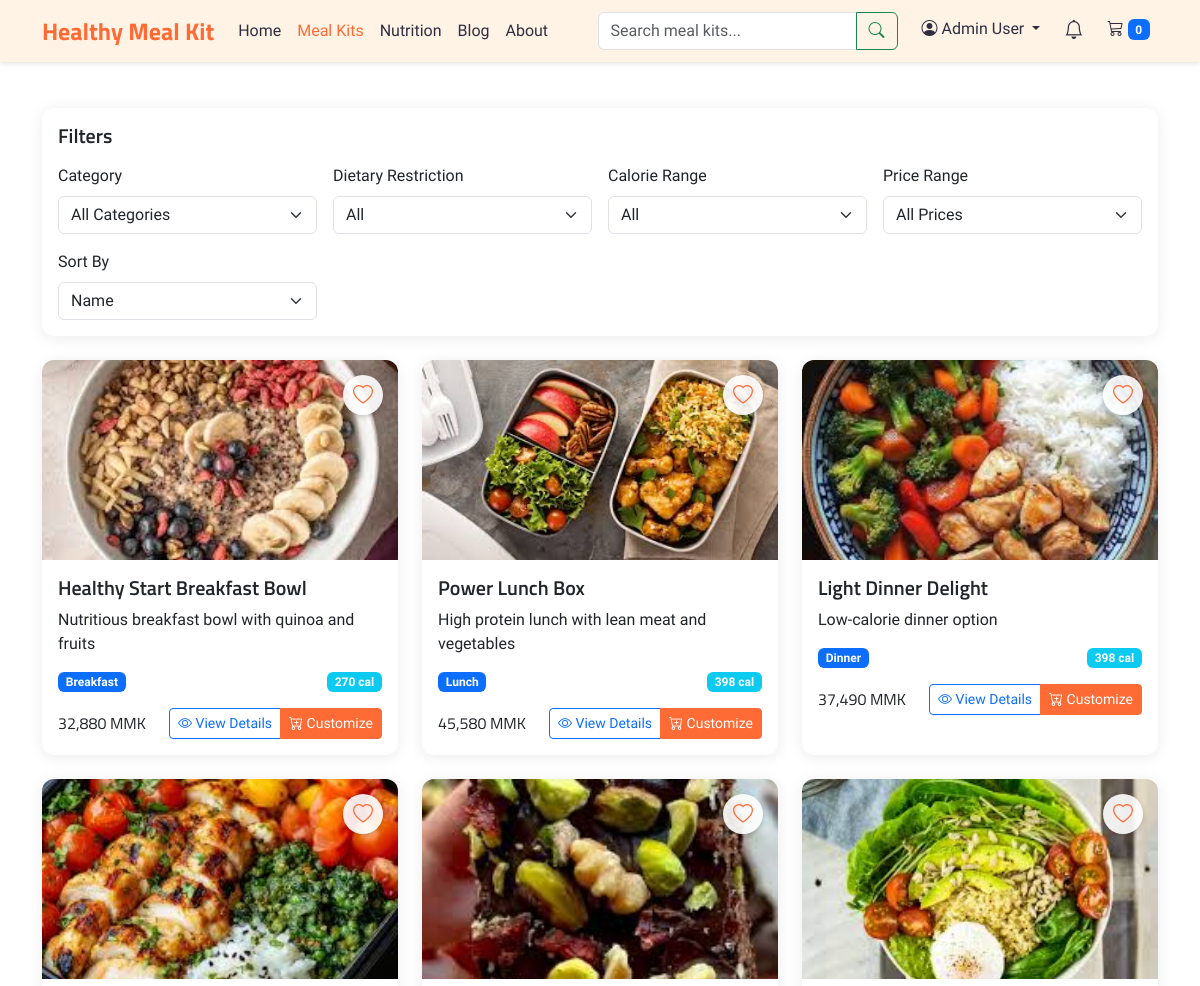
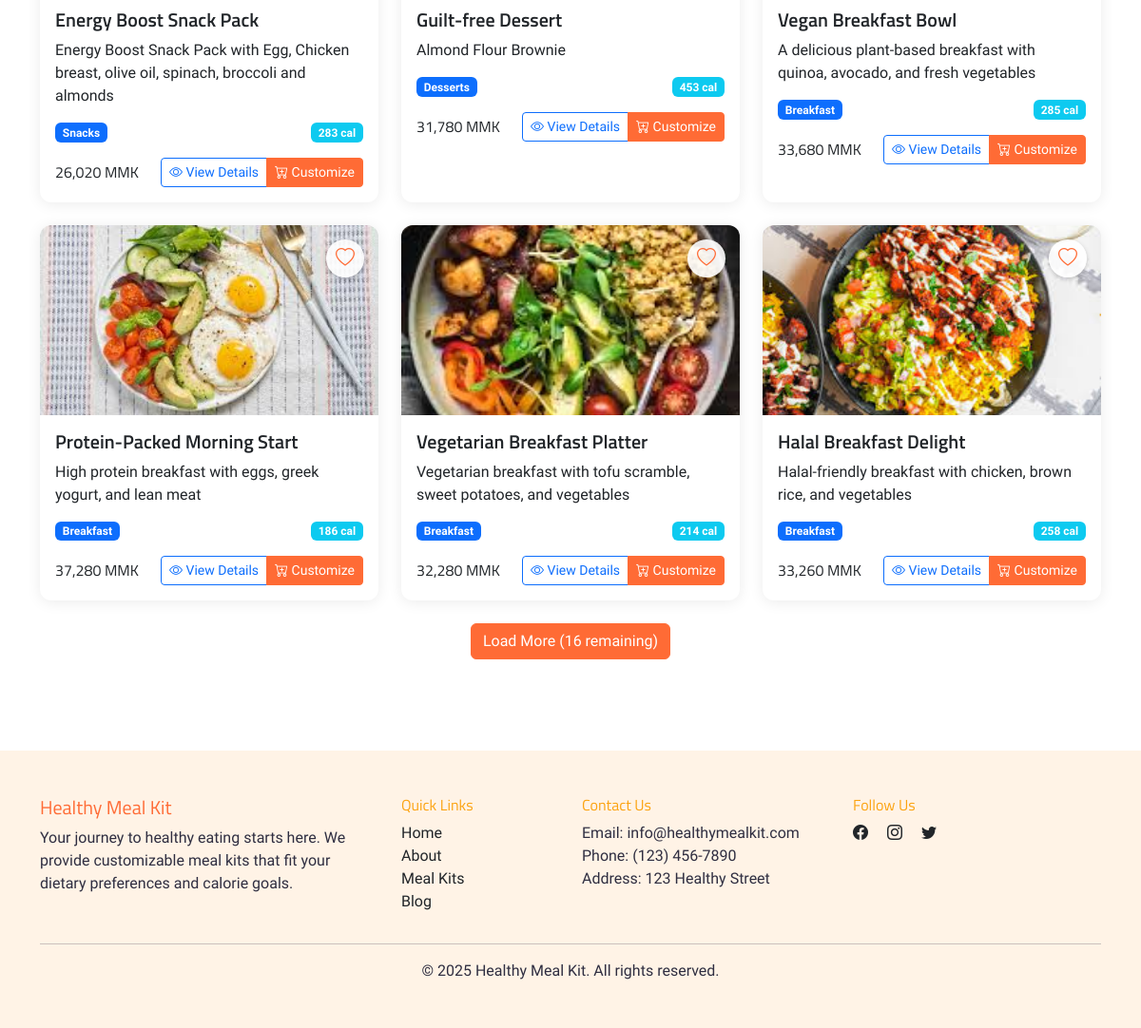
Page /meal-kits.php (signed in) on the committed database (2 pictures, top to bottom).
### tables this page shows
CREATE TABLE meal_kits (
    meal_kit_id INT PRIMARY KEY AUTO_INCREMENT,
    name VARCHAR(100) NOT NULL,
    description TEXT NOT NULL,
    category_id INT,
    preparation_price INT NOT NULL,
    base_calories INT NOT NULL COMMENT 'Calculated from sum of ingredients',
    cooking_time INT,
    servings INT,
    image_url VARCHAR(255),
    is_active TINYINT(1) DEFAULT 1 COMMENT '0: inactive, 1: active',
    created_at TIMESTAMP DEFAULT CURRENT_TIMESTAMP,
    FOREIGN KEY (category_id) REFERENCES categories(category_id)
);

CREATE TABLE categories (
    category_id INT PRIMARY KEY AUTO_INCREMENT,
    name VARCHAR(50) NOT NULL,
    description TEXT,
    created_at TIMESTAMP DEFAULT CURRENT_TIMESTAMP
);

### meal-kits.php (the view, shortened to what this page needs)
<?php
require_once 'config/connection.php';
$mealKits = $mysqli->query("
    SELECT mk.*, c.name as category_name,
           SUM(i.calories_per_100g * mki.default_quantity / 100) as base_calories,
           SUM(i.price_per_100g * mki.default_quantity / 100) as ingredients_price
    FROM meal_kits mk
    LEFT JOIN categories c ON mk.category_id = c.category_id
    LEFT JOIN meal_kit_ingredients mki ON mk.meal_kit_id = mki.meal_kit_id
    LEFT JOIN ingredients i ON mki.ingredient_id = i.ingredient_id
    WHERE mk.is_active = 1
    GROUP BY mk.meal_kit_id
");
function get_meal_kit_image_url($image_url_db, $meal_kit_name) {
    if (!$image_url_db) return 'https://placehold.co/600x400/FFF3E6/FF6B35?text=' . urlencode($meal_kit_name);
    $parts = explode('/', trim($_SERVER['SCRIPT_NAME'], '/'));
    $projectBase = '/' . $parts[0];
    return $projectBase . '/uploads/meal-kits/' . $image_url_db;
}
?>
<!DOCTYPE html>
<html lang="en">
<head>
    <link href="https://cdn.jsdelivr.net/npm/bootstrap@5.3.0/dist/css/bootstrap.min.css" rel="stylesheet">
    <link rel="stylesheet" href="https://cdn.jsdelivr.net/npm/bootstrap-icons@1.11.3/font/bootstrap-icons.min.css">
    <link rel="stylesheet" href="assets/css/style.css">
</head>
<body>
    <?php include 'includes/navbar.php'; ?>
    <div class="container py-5">
        <div class="row mb-4">
            <div class="col-md-12">
                <div class="card">
                    <div class="card-body">
                        <h5 class="card-title mb-3">Filters</h5>
                        <div class="row g-3">
                            <div class="col-md-3">
                                <label class="form-label">Category</label>
                                <select class="form-select" id="categoryFilter">
                                    <option value="">All Categories</option>
                                </select>
                            </div>
                            <div class="col-md-3">
                                <label class="form-label">Dietary Restriction</label>
                                <select class="form-select" id="dietaryFilter">
                                    <option value="">All</option>
                                </select>
                            </div>
                            <div class="col-md-3">
                                <label class="form-label">Calorie Range</label>
                                <select class="form-select" id="calorieFilter">
                                    <option value="">All</option>
                                </select>
                            </div>
                            <div class="col-md-3">
                                <label class="form-label">Price Range</label>
                                <select class="form-select" id="priceFilter">
                                    <option value="">All Prices</option>
                                </select>
                            </div>
                            <div class="col-md-3">
                                <label class="form-label">Sort By</label>
                                <select class="form-select" id="sortBy">
                                    <option value="name">Name</option>
                                </select>
                            </div>
                        </div>
                    </div>
                </div>
            </div>
        </div>
        <div class="row g-4" id="mealKitsGrid">
            <?php
            $meal_kits_array = [];
            while ($mealKit = $mealKits->fetch_assoc()) {
                $meal_kits_array[] = $mealKit;
            }
            $total_meal_kits = count($meal_kits_array);
            $visible_count = min(9, $total_meal_kits);
            for($i = 0; $i < $visible_count; $i++):
                $mealKit = $meal_kits_array[$i];
            ?>
            <div class="col-md-6 col-lg-4 meal-kit-card"
                data-category="<?php echo $mealKit['category_id']; ?>"
                data-calories="<?php echo $mealKit['base_calories']; ?>"
                data-price="<?php echo $mealKit['preparation_price']+$mealKit['ingredients_price']; ?>">
                <div class="card h-100">
                    <div class="position-relative">
                        <?php $img_url = get_meal_kit_image_url($mealKit['image_url'], $mealKit['name']); ?>
                        <img src="<?php echo htmlspecialchars($img_url); ?>" class="card-img-top" alt="Meal Kit Image">
                        <?php
                        $is_favorite = false;
                        if (isset($_SESSION['user_id'])) {
                            $favorite_query = "SELECT 1 FROM user_favorites WHERE user_id = ? AND meal_kit_id = ?";
                            $favorite_stmt = $mysqli->prepare($favorite_query);
                            $favorite_stmt->bind_param("ii", $_SESSION['user_id'], $mealKit['meal_kit_id']);
                            $favorite_stmt->execute();
                            $is_favorite = $favorite_stmt->get_result()->num_rows > 0;
                        }
                        ?>
                        <button class="favorite-btn <?php echo $is_favorite ? 'active' : ''; ?>"
                                data-meal-kit-id="<?php echo $mealKit['meal_kit_id']; ?>"
                                data-is-favorite="<?php echo $is_favorite ? 'true' : 'false'; ?>">
                            <i class="bi <?php echo $is_favorite ? 'bi-heart-fill' : 'bi-heart'; ?>"></i>
                        </button>
                    </div>
                    <div class="card-body">
                        <h5 class="card-title"><?php echo htmlspecialchars($mealKit['name']); ?></h5>
                        <p class="card-text"><?php echo htmlspecialchars($mealKit['description']); ?></p>
                        <div class="d-flex justify-content-between align-items-center mb-3">
                            <span
                                class="badge bg-primary"><?php echo htmlspecialchars($mealKit['category_name']); ?></span>
                            <span class="badge bg-info"><?php echo round($mealKit['base_calories']); ?> cal</span>
                        </div>
                        <div class="d-flex justify-content-between align-items-center">
                            <h6 class="mb-0">
                                <?php echo number_format($mealKit['preparation_price']+$mealKit['ingredients_price'], 0); ?> MMK
                            </h6>
                            <div class="btn-group">
                                <a href="meal-details.php?id=<?php echo $mealKit['meal_kit_id']; ?>"
                                    class="btn btn-outline-primary btn-sm">
                                    <i class="bi bi-eye"></i> View Details
                                </a>
                                <button class="btn btn-primary btn-sm"
                                    onclick="customizeMealKit(<?php echo $mealKit['meal_kit_id']; ?>)">
                                    <i class="bi bi-cart-plus"></i> Customize
                                </button>
                            </div>
                        </div>
                    </div>
                </div>
            </div>
            <?php endfor; ?>
        </div>
        <?php if($total_meal_kits > 9): ?>
        <div class="row mt-4">
            <div class="col-12 text-center">
                <button id="loadMoreBtn" class="btn btn-primary" data-visible="9" data-total="<?php echo $total_meal_kits; ?>">
                </button>
            </div>
        </div>
        <?php endif; ?>
    </div>
    <?php include 'includes/footer.php'; ?>
    <?php include 'includes/toast-notifications.php'; ?>
</body>
</html>

### assets/css/style.css (style rules this page uses)
:root { --primary: #FF6B35; --secondary: #FCA311; --accent: #FFD23F; --light: #FFF3E6; --white: #FFFFFF; --dark: #2F2E41; --heading-font: 'Titillium Web', sans-serif; --body-font: 'Schibsted Grotesk', sans-serif; }
body { font-family: var(--body-font); color: var(--dark); padding-top: 60px; }
h1, h2, h3, h4, h5, h6 { font-family: var(--heading-font); }
.btn-primary { background-color: var(--primary); border-color: var(--primary); color: var(--white); font-family: var(--body-font); font-weight: 500; }
.card { border: none; box-shadow: 0 2px 15px rgba(0,0,0,0.08); border-radius: 12px; overflow: hidden; }
.card-img-top { height: 200px; object-fit: cover; }
.card-title { font-family: var(--heading-font); font-weight: 600; }
.card-text { font-family: var(--body-font); font-weight: 300; }

### meal-kits.php (style rules this page uses)
.favorite-btn { position: absolute; top: 15px; right: 15px; background-color: rgba(255, 255, 255, 0.9); border-radius: 50%; width: 40px; height: 40px; display: flex; align-items: center; justify-content: center; cursor: pointer; transition: all 0.3s ease; border: none; box-shadow: 0 2px 5px rgba(0, 0, 0, 0.2); z-index: 10; }
.favorite-btn i { font-size: 20px; color: #FF6B35; }

### rows in the picture
meal_kits: image_url+name (picture), name "Healthy Start Breakfast Bowl", description "Nutritious breakfast bowl with quinoa and fruits", category.name "Breakfast", base_calories "270", ingredients_price "32,880"
meal_kits: image_url+name (picture), name "Power Lunch Box", description "High protein lunch with lean meat and vegetables", category.name "Lunch", base_calories "398", ingredients_price "45,580"
meal_kits: image_url+name (picture), name "Light Dinner Delight", description "Low-calorie dinner option", category.name "Dinner", base_calories "398", ingredients_price "37,490"
meal_kits: image_url+name (picture), name "Energy Boost Snack Pack", description "Energy Boost Snack Pack with Egg, Chicken breast, olive oil, spinach, broccoli and almonds", category.name "Snacks", base_calories "283", ingredients_price "26,020"
meal_kits: image_url+name (picture), name "Guilt-free Dessert", description "Almond Flour Brownie", category.name "Desserts", base_calories "453", ingredients_price "31,780"
meal_kits: image_url+name (picture), name "Vegan Breakfast Bowl", description "A delicious plant-based breakfast with quinoa, avocado, and fresh vegetables", category.name "Breakfast", base_calories "285", ingredients_price "33,680"
meal_kits: image_url+name (picture), name "Protein-Packed Morning Start", description "High protein breakfast with eggs, greek yogurt, and lean meat", category.name "Breakfast", base_calories "186", ingredients_price "37,280"
meal_kits: image_url+name (picture), name "Vegetarian Breakfast Platter", description "Vegetarian breakfast with tofu scramble, sweet potatoes, and vegetables", category.name "Breakfast", base_calories "214", ingredients_price "32,280"
meal_kits: image_url+name (picture), name "Halal Breakfast Delight", description "Halal-friendly breakfast with chicken, brown rice, and vegetables", category.name "Breakfast", base_calories "258", ingredients_price "33,260"

### other values in the picture
$_SESSION['full_name'] "Admin User"
